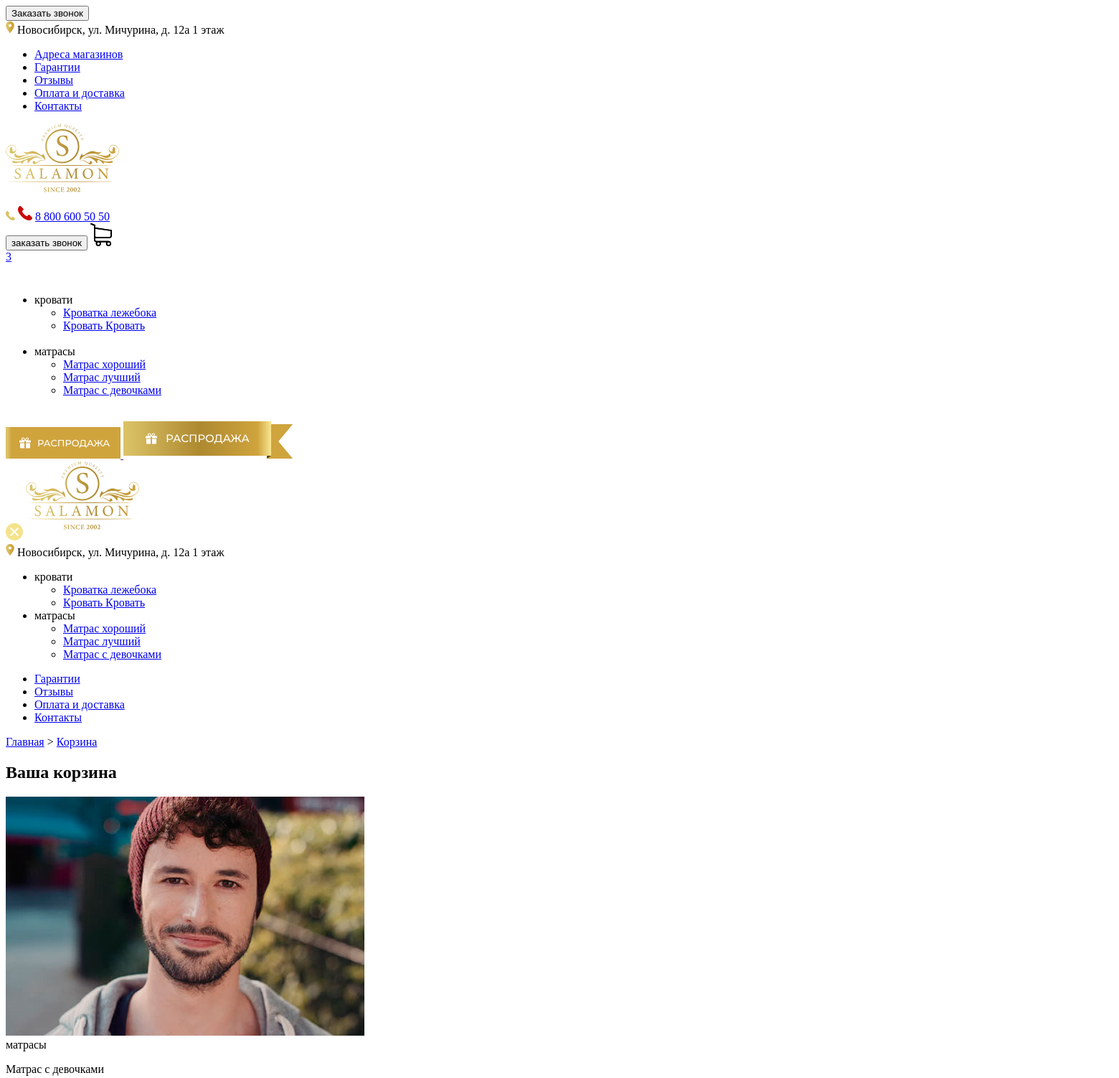
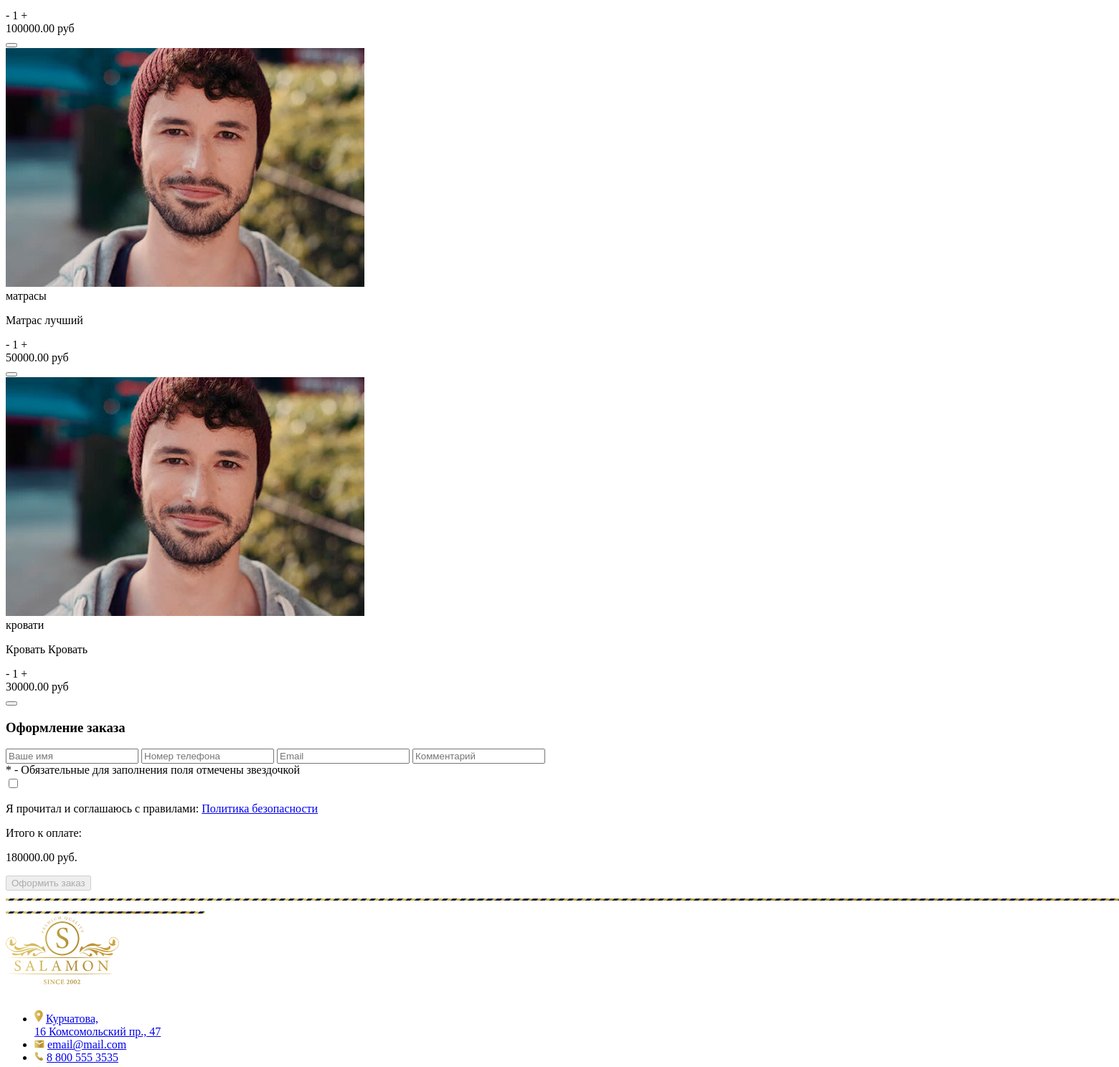
The page /cart/ (upper part) on the database as committed earlier (2 pictures, top to bottom).
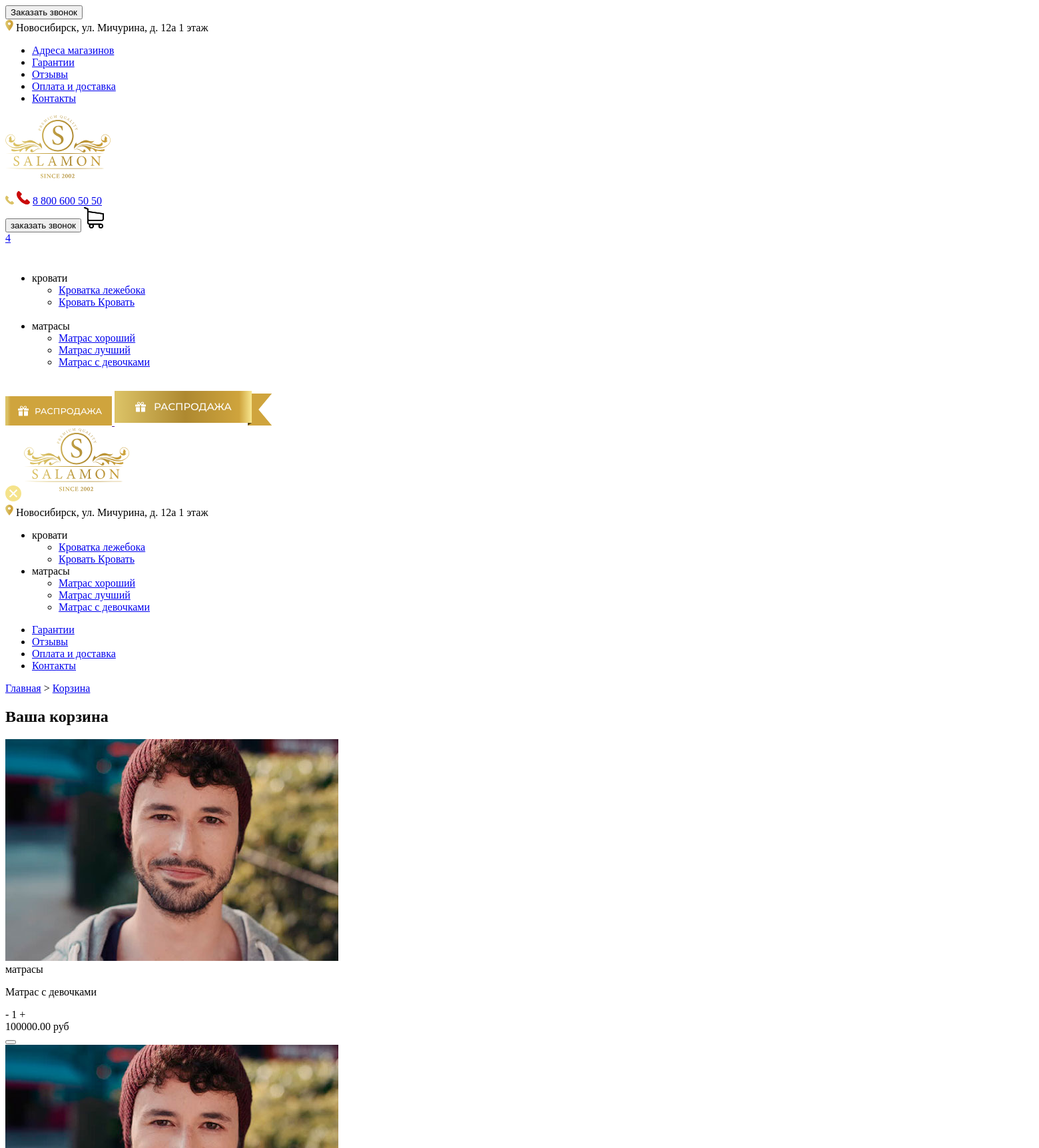
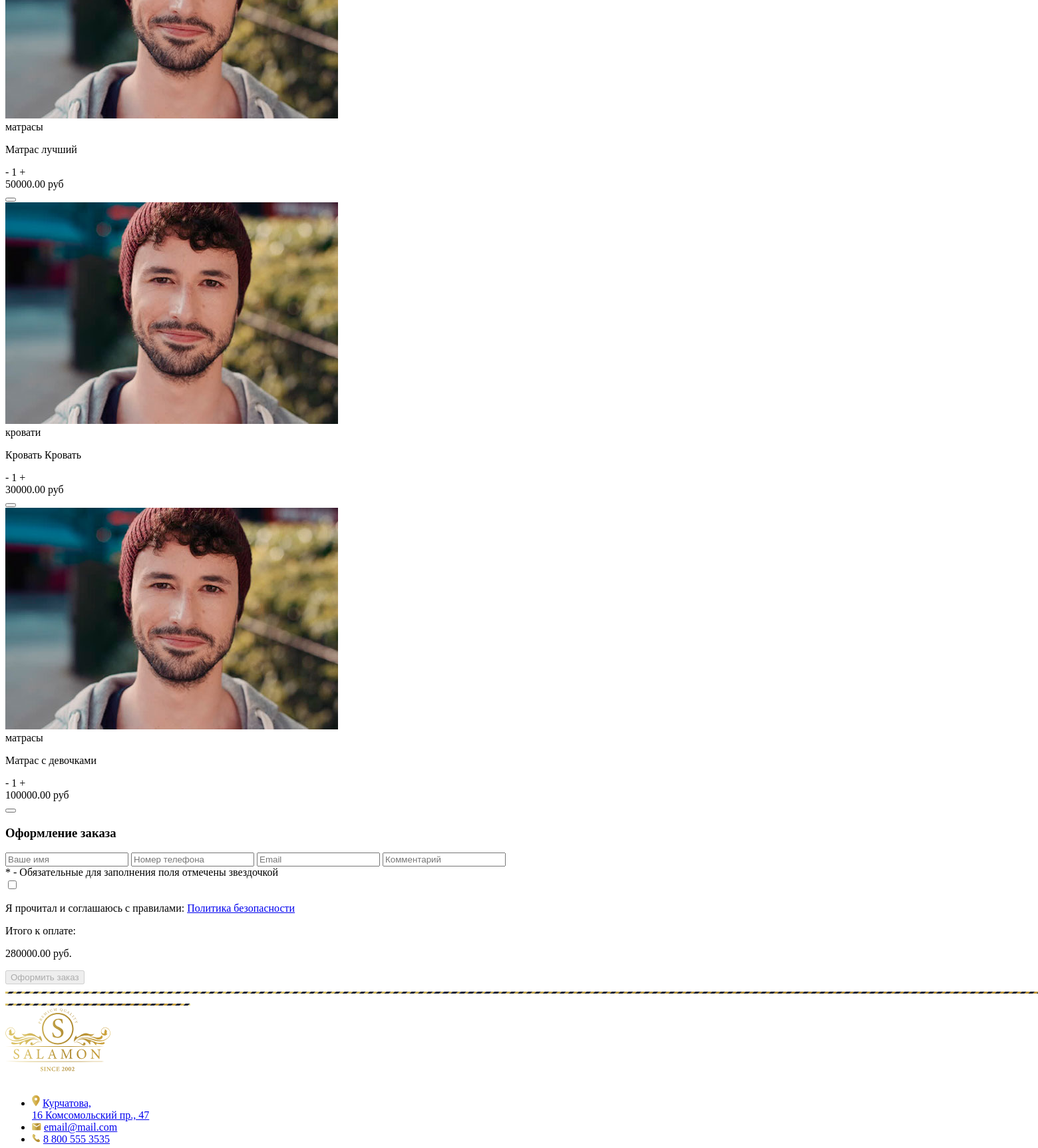
The same page on the database as committed later (2 pictures, top to bottom).
### main/models.py (models this page shows, shortened)
class Cart(models.Model):
    owner = models.ForeignKey('Customer', null=True, verbose_name='Владелец', on_delete=models.CASCADE)
    products = models.ManyToManyField(Goods_Cart, blank=True,
                                      related_name='related_cart', verbose_name='Товары')
    total_products = models.PositiveIntegerField(default=0, verbose_name='Количество товара')
    final_price = models.DecimalField(max_digits=10,
                                      decimal_places=2,
                                      blank=True, default=0,
                                      verbose_name='Итоговая цена')
    in_order = models.BooleanField(default=False, verbose_name='Занятая корзина')
    for_anonymous_users = models.BooleanField(default=False, verbose_name='Для анонимов')
    old_price = models.DecimalField(max_digits=10,
                                    decimal_places=2,
                                    blank=True,
                                    default=0,
                                    verbose_name='Старая цена')
    sale = models.DecimalField(max_digits=10,
                               decimal_places=2,
                               blank=True,
                               default=0,
                               verbose_name='Скидка')
    class Meta:
        verbose_name = 'Корзина'
        verbose_name_plural = 'Корзина'

class GoodsCategory(models.Model):
    cat = models.CharField(max_length=50, verbose_name='Категория')
    slug = models.SlugField(unique=True, null=True, verbose_name='Ссылка')
    def __str__(self):
        return f'{self.cat}'
    class Meta:
        verbose_name = 'Категории товаров'
        verbose_name_plural = 'Категории товаров'

class Good(models.Model):
    category = models.ForeignKey(GoodsCategory,
                                 related_name='category',
                                 on_delete=models.CASCADE,
                                 verbose_name='Категория'
                                 )
    id = models.BigAutoField(primary_key=True)
    slug = models.SlugField(unique=True, null=True, verbose_name='Ссылка')
    title = models.CharField(max_length=50, verbose_name='Название товара')
    rigidity = models.CharField(max_length=50, verbose_name='Жесткость')
    weight = models.BigIntegerField(verbose_name='Масса')
    price = models.DecimalField(max_digits=10,
                                decimal_places=2,
                                default=20,
                                verbose_name='Цена'
                                )
    old_price = models.DecimalField(max_digits=10,
                                    decimal_places=2,
                                    blank=True,
                                    default=20,
                                    verbose_name='Старая цена')
    popularity = models.IntegerField(blank=True, default=1, verbose_name='Популярность')
    quolity = models.IntegerField(blank=True, default=1, verbose_name='Качество')
    description = RichTextField(blank=True, verbose_name='Описание')
    characters = RichTextField(blank=True, verbose_name='Характеристики')
    feedbacks = RichTextField(blank=True, verbose_name='Отзывы')
    height = models.IntegerField(null=True, default=0, verbose_name='Высота', blank=True)
    size = models.CharField(max_length=50, blank=True, verbose_name='Размер')
    mattress_type = models.CharField(max_length=50, blank=True, verbose_name='Тип матраса')
    image_for_cart = models.ImageField(blank=True, verbose_name='Картинка для корзины')
    maximum_load_on_one_berth = models.IntegerField(
        null=True,
        default=0,
        verbose_name='Макс. нагрузка на одно спальное место',
        blank=True
    )
    ability_to_twist = models.BooleanField(default=False, verbose_name='Возможность скрутить')
    hypoallergenic = models.BooleanField(default=False, verbose_name='Гипоаллергенный')
    class Meta:
        verbose_name = 'Товар'
        verbose_name_plural = 'Товар'

class Goods_Cart(models.Model):
    user = models.ForeignKey('Customer', verbose_name='Покупатель', on_delete=models.CASCADE, null=True)
    cart = models.ForeignKey('Cart', verbose_name='Корзина', on_delete=models.CASCADE,
                             related_name='related_products')
    content_type = models.ForeignKey(ContentType,
                                     on_delete=models.CASCADE,
                                     null=True,
                                     verbose_name='Тип содержимого'
                                     )
    object_id = models.PositiveIntegerField(null=True, verbose_name='ID объекта')
    content_object = GenericForeignKey('content_type', 'object_id')
    qty = models.PositiveIntegerField(default=1, verbose_name='Количество товара')
    final_price = models.DecimalField(max_digits=10,
                                      decimal_places=2,
                                      blank=True, default=20,
                                      verbose_name='Итоговая цена')
    old_price = models.DecimalField(max_digits=10,
                                    decimal_places=2,
                                    blank=True,
                                    default=20,
                                    verbose_name='Старая цена'
                                    )
    sale = models.DecimalField(max_digits=10,
                               decimal_places=2,
                               blank=True,
                               default=20,
                               verbose_name='Скидка'
                               )
    height = models.IntegerField(null=True, default=0, verbose_name='Высота', blank=True)
    size = models.CharField(max_length=50, blank=True, verbose_name='Размер', default='Не заполнено')
    publish_date = models.DateField(verbose_name='Дата', default=timezone.now)
    class Meta:
        verbose_name = 'Корзина товара'
        verbose_name_plural = 'Корзина товара'

### main/views.py (the view, shortened to what this page needs)
# urls.py: path('cart/', Cart_View.as_view(), name='cart'),
class Cart_View(CartMixin, View):
    def get(self, request, *args, **kwargs):
        category = GoodsCategory.objects.all()
        images = Goods_Images.objects.all()
        goods = Good.objects.all()
        goodCategories = GoodsCategory.objects.all()
        context = {
            'cart': self.cart,
            'category': category,
            'image': images,
            'goods_cats': goodCategories,
            'goods_list': goods,
        }
        return render(
            request,
            'main/basket.html',
            context=context
        )

### main/templates/main/basket.html (shortened to what this page needs)
{% extends 'main/base.html' %}
{% load static %}
{% block content %}
  <div class="way">
    <div class="container">
      <a href="{% url 'home' %}" >Главная</a>
      >
      <a href='#' class='active'>Корзина</a>
    </div>
  </div>
  <section class="basket section">
    <div class="container">
      <h2 class="pageHeader">Ваша корзина {% if not cart.products.count %}пуста{% endif %} </h2>
      <div class="basket__base">
        <div class="items">
          {% for item in cart.products.all %}
          <div class="basketItem">
            <img src="{{ item.content_object.image_for_cart.url }}" alt="">
            <div class="title">
              <span>
                  {{ item.content_object.category }}
              </span>
              <p>
                {{ item.content_object.title }}
              </p>
            </div>
            <div class="counter counter_gold">
              <span class="minus">
                -
              </span>
              <span class="number">
                1
              </span>
              <span class="plus">
                +
              </span>
            </div>
            <div class="price">
              <span>{{ item.final_price }}</span> руб
            </div>
            <div class='form_wrapper'>
            <form class='removingForm'
            method='POST'
            action="{% url 'remove_from_cart' ct_model=item.content_object.category slug=item.content_object.id %}">
              <button class='removingButton' type='submit' ></button>
            </form>
            </div>
          </div>
          {% endfor %}
          </div>
        </div>
      </div>
  </section>
  <section class="section checkout">
    <div class="container">
      <h3 class="title">Оформление заказа</h3>
      <form action="" method="POST">
        <input type="text" class="input" placeholder="Ваше имя" name="name">
        <input type="text" class="input" placeholder="Номер телефона" name="phone">
        <input type="text" class="input" placeholder="Email" name="email">
        <input type="text" class="input" placeholder="Комментарий" name="comment">
        <div class="annotation">
          <span class='red'>*</span>
          <span>- Обязательные для заполнения поля отмечены звездочкой</span>
        </div>
        <div class="final">
          <div class="confirm">
            <input type="checkbox" name="" id="checkout">
            <p>Я прочитал и соглашаюсь с правилами: <a href="#">Политика безопасности</a></p>
          </div>
          <div class="finalPrice">
            <span>Итого к оплате: </span>
            <p>
              <span id='finalPrice'>{{ cart.final_price }}</span>
               руб.
            </p>
          </div>
          <button class="red-button" type="submit">
            Оформить заказ
          </button>
        </div>
      </form>
    </div>
  </section>
{% endblock content %}

### main/templates/main/base.html (shortened to what the changed rows need)
<!DOCTYPE html>
<html lang="en">
<head>
  {% load static %}
  <link rel="stylesheet/less" href="{% static 'styles.less' %}">
  <link rel="stylesheet" href="https://unpkg.com/swiper/swiper-bundle.min.css" />
</head>
<body class='index'>
  <header class='header'>
    <div class="header__base">
      <div class="container d-flex-align-between">
        <div class='d-flex-align-between'>
        <a href="{% url 'cart' %}" class='header__basket'>
            {% if cart.products.count > 0 %}
          <div id='basketCounter' class='d-flex-align-center'>{{ cart.products.count }}</div>
            {% else %}
          <div id='basketCounter' class='d-flex-align-center'>0</div>
            {% endif %}
        </a>
        </div>
      </div>
    </div>
  <nav class="nav">
    <div class="container d-flex justify-content-between">
      <div class='d-flex-align-between'>
        <ul class='d-flex-align-between'>
          {% for cat in goods_cats %}
            <li class="d-sm-none">{{cat.cat}}
              <ul class='innerList'>
                {% for good in goods_list %}
                  {% if good.category == cat %}
                  <li>
                    <a href="{% url 'item' ct_model=good.category slug=good.slug %}"> {{ good.title }}</a>
                  </li>
                  {% endif %}
                {% endfor %}
              </ul>
              <svg class='d-sm-none' width="11" height="6" viewBox="0 0 11 6" fill="none" xmlns="http://www.w3.org/2000/svg">
                <path d="M1 0.5L5.5 5L10 0.5" stroke="white"/>
                </svg>
            </li>
          {% endfor %}
        </ul>
      </div>
    </div>
  </nav>
  </header>
    <div id='burger' class="burger burger__off">
    <ul class='firstLvl'>
      {% for cat in goods_cats %}
      <li class='first off'>
        <span>{{cat.cat}}</span>
        <ul class="secondLvl secondLvlOff">
        {% for good in goods_list %}
          {% if good.category == cat %}
          <li>
            <a href="{% url 'item' ct_model=good.category slug=good.slug %}"> {{ good.title }}</a>
          </li>
          {% endif %}
        {% endfor %}
        </ul>
      </li>
      {% endfor %}
    </ul>
  </div>
  {% block content %}
  {% endblock content %}
</body>
</html>

Rows that differ between the two databases and show on the page:
changed Cart: products.count "3" → "4"; final_price "180000.00" → "280000.00"
added Goods_Cart: content_object.image_for_cart (picture), content_object.category "матрасы", content_object "Матрас с девочками", final_price "100000.00"
